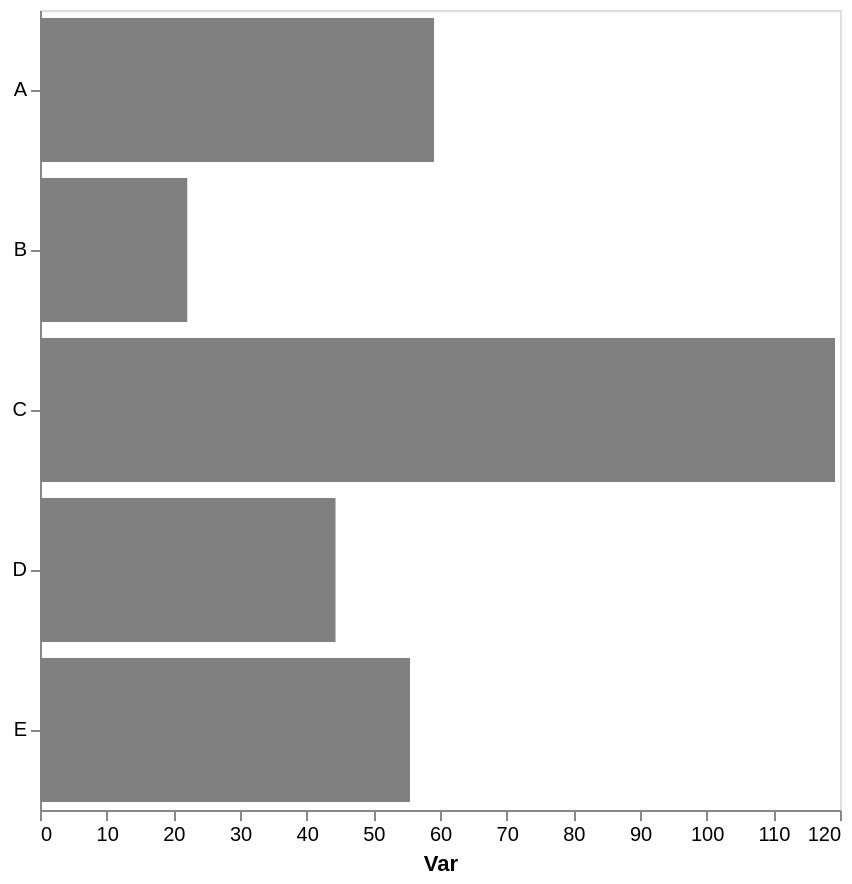

Write a Vega-Lite specification for this figure.
### Vega-Lite specification from a JSON file in a GitHub repository (floating-point values rounded to 4 significant figures)
{"config": {"view": {"continuousWidth": 300, "continuousHeight": 300}, "axis": {"grid": false}, "bar": {"color": "gray"}}, "data": {"name": "data-2368d750c166c8048decf6c57f2b6bc4"}, "mark": {"type": "bar"}, "encoding": {"x": {"aggregate": "mean", "axis": {"title": "Var"}, "field": "var1", "type": "quantitative"}, "y": {"axis": {"title": null}, "field": "cat", "type": "nominal"}}, "height": 400, "width": 400, "$schema": "https://vega.github.io/schema/vega-lite/v5.17.0.json", "datasets": {"data-2368d750c166c8048decf6c57f2b6bc4": [{"cat": "E", "var1": 50.25, "var2": 55.41}, {"cat": "B", "var1": 25.23, "var2": 42.73}, {"cat": "B", "var1": 20.55, "var2": 35.82}, {"cat": "A", "var1": 58.36, "var2": 45.2}, {"cat": "D", "var1": 43.45, "var2": 47.57}, {"cat": "B", "var1": 16.56, "var2": 49.46}, {"cat": "C", "var1": 119.3, "var2": 62.2}, {"cat": "E", "var1": 60.75, "var2": 54.11}, {"cat": "D", "var1": 40.96, "var2": 56.08}, {"cat": "B", "var1": 26.03, "var2": 34.27}, {"cat": "D", "var1": 48.58, "var2": 63.56}, {"cat": "A", "var1": 59.85, "var2": 36.08}]}}
